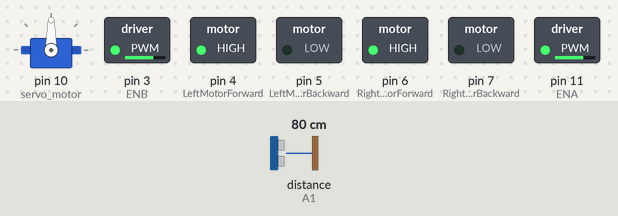
A sketch run on a simulated Arduino Uno, built with avr-gcc and run on an emulated ATmega328P. Parts: servo, switched loads named in the sketch (green lamp = pin HIGH). The test bench sets the inputs (shaded band); at power-on: distance to the obstacle (sensor on A1) 80 cm. The echo pulse lasts 58.3 µs per cm.

Above: at 2.2 s.
2.3 s: distance to the obstacle (sensor on A1) set to 49 cm
3.8 s: distance to the obstacle (sensor on A1) set to 42 cm
At 5.3 s:
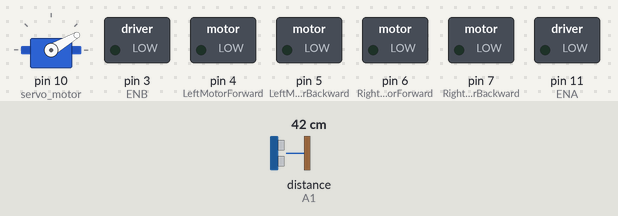
6.8 s: distance to the obstacle (sensor on A1) set to 60 cm
At 7.0 s:
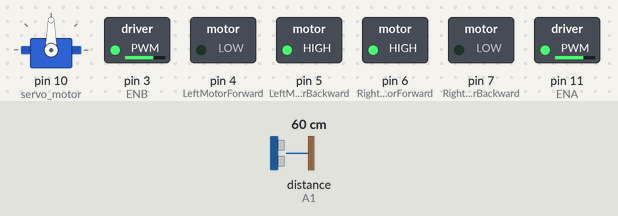
8.7 s: distance to the obstacle (sensor on A1) set to 2 cm
At 11.3 s:
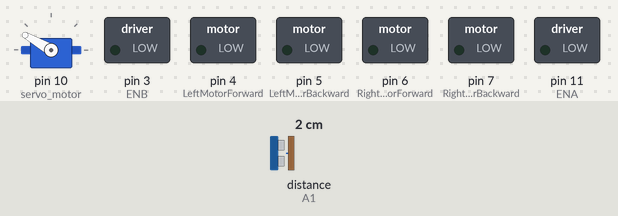
Timing chart, 0 to 12.7 s (numbered marks = the images above; inputs shaded):
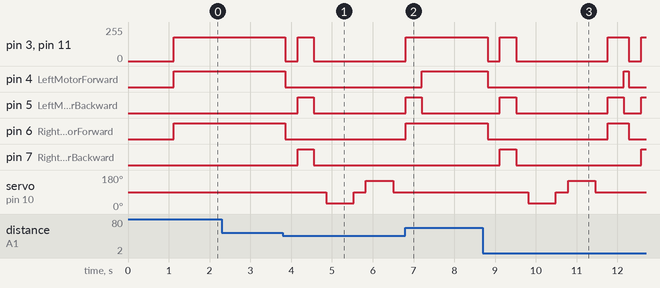

Measured:
- the behaviour switches between 45 and 44 cm on distance to the obstacle (sensor on A1) (found by bisection; images 0 and 1)
- after the input at 2.3 s, every drawn part: stays the same
- after the input at 3.8 s, pin 3 (ENB): 180/255 → 0/255 after 0.06 s, → 180/255 0.30 s later, → 0/255 0.40 s later; pin 4 (LeftMotorForward): HIGH → LOW after 0.06 s
- after the input at 6.8 s, pin 3 (ENB): goes on until 6.8 s, then stays 180/255; pin 4 (LeftMotorForward): goes on until 7.2 s, then stays HIGH
- after the input at 8.7 s, pin 3 (ENB): goes 0/255 0.30 s, 180/255 0.40 s, 0/255 2.2 s, 180/255 0.52 s, 0/255 0.30 s, then 180/255, starting after 0.12 s; pin 4 (LeftMotorForward): HIGH → LOW after 0.12 s, → HIGH 3.3 s later, → LOW 0.12 s later

The sketch:

obs_avd.ino
```cpp
/*
  Object Avoidance Robot with Speed Control

  This code controls a robot to move forward and avoid obstacles.
  It uses an ultrasonic sensor to detect distance and a servo motor to "look" left and right.
  Motor speed is controlled using the ENA and ENB pins of the L298N motor driver.
*/

#include <Servo.h>      // Standard library for servo motor control
#include <NewPing.h>    // Library for the ultrasonic sensor

// Define L298N Motor Driver Pins
// --- Motor A (Left) ---
const int ENA = 11; // Speed control (must be a PWM pin)
const int LeftMotorForward = 4;  // IN1
const int LeftMotorBackward = 5; // IN2

// --- Motor B (Right) ---
const int ENB = 3; // Speed control (must be a PWM pin)
const int RightMotorForward = 6;  // IN3
const int RightMotorBackward = 7; // IN4

// Define Ultrasonic Sensor Pins
#define trig_pin A2
#define echo_pin A1

// Configuration
#define maximum_distance 200 // Maximum distance (in cm) to ping for
const int OBSTACLE_DISTANCE = 45; // Distance to trigger avoidance logic
int motorSpeed = 180; // Motor speed (0-255). Start with a lower value and increase.

// Initialize libraries
NewPing sonar(trig_pin, echo_pin, maximum_distance);
Servo servo_motor;

void setup() {
  // Set all motor control pins as Outputs
  pinMode(ENA, OUTPUT);
  pinMode(ENB, OUTPUT);
  pinMode(RightMotorForward, OUTPUT);
  pinMode(LeftMotorForward, OUTPUT);
  pinMode(LeftMotorBackward, OUTPUT);
  pinMode(RightMotorBackward, OUTPUT);

  // Attach the servo to its pin and center it
  servo_motor.attach(10);
  servo_motor.write(90
  ); // Centered position
  delay(1000); // Wait for servo to center
}

void loop() {
  int distance = readPing();
  delay(50); // Small delay between pings

  if (distance <= OBSTACLE_DISTANCE) {
    // Obstacle detected!
    moveStop();
    delay(300);
    moveBackward();
    delay(400);
    moveStop();
    delay(300);

    // Look for the clearest path
    int distanceRight = lookRight();
    delay(300);
    int distanceLeft = lookLeft();
    delay(300);

    // Decide which way to turn
    if (distanceRight > distanceLeft) {
      turnRight();
    } else {
      turnLeft();
    }
  } else {
    // Path is clear, move forward
    moveForward();
  }
}

// === Sensor Functions ===

int lookRight() {
  servo_motor.write(30); // Point servo to the right
  delay(500);
  int distance = readPing();
  delay(100);
  servo_motor.write(90); // Return to center
  return distance;
}

int lookLeft() {
  servo_motor.write(150); // Point servo to the left
  delay(500);
  int distance = readPing();
  delay(100);
  servo_motor.write(90); // Return to center
  return distance;
}

int readPing() {
  delay(70); // Wait 70ms between pings
  int cm = sonar.ping_cm();
  if (cm == 0) {
    cm = 250; // If no ping, assume it's far away
  }
  return cm;
}

// === Motor Control Functions ===

void moveStop() {
  // Set speed to 0 to stop the motors
  analogWrite(ENA, 0);
  analogWrite(ENB, 0);
  // Also set direction pins to LOW as a good practice
  digitalWrite(RightMotorForward, LOW);
  digitalWrite(LeftMotorForward, LOW);
  digitalWrite(RightMotorBackward, LOW);
  digitalWrite(LeftMotorBackward, LOW);
}

void moveForward() {
  // Set direction for both motors to forward
  digitalWrite(LeftMotorForward, HIGH);
  digitalWrite(LeftMotorBackward, LOW);
  digitalWrite(RightMotorForward, HIGH);
  digitalWrite(RightMotorBackward, LOW);

  // Set the speed
  analogWrite(ENA, motorSpeed);
  analogWrite(ENB, motorSpeed);
}

void moveBackward() {
  // Set direction for both motors to backward
  digitalWrite(LeftMotorForward, LOW);
  digitalWrite(LeftMotorBackward, HIGH);
  digitalWrite(RightMotorForward, LOW);
  digitalWrite(RightMotorBackward, HIGH);

  // Set the speed
  analogWrite(ENA, motorSpeed);
  analogWrite(ENB, motorSpeed);
}

void turnRight() {
  // Left motor forward, Right motor backward
  digitalWrite(LeftMotorForward, HIGH);
  digitalWrite(LeftMotorBackward, LOW);
  digitalWrite(RightMotorForward, LOW);
  digitalWrite(RightMotorBackward, HIGH);

  // Set the speed
  analogWrite(ENA, motorSpeed);
  analogWrite(ENB, motorSpeed);

  delay(400); // Turn duration - adjust as needed

  // After turning, continue forward
  moveForward();
}

void turnLeft() {
  // Left motor backward, Right motor forward
  digitalWrite(LeftMotorForward, LOW);
  digitalWrite(LeftMotorBackward, HIGH);
  digitalWrite(RightMotorForward, HIGH);
  digitalWrite(RightMotorBackward, LOW);

  // Set the speed
  analogWrite(ENA, motorSpeed);
  analogWrite(ENB, motorSpeed);

  delay(400); // Turn duration - adjust as needed

  // After turning, continue forward
  moveForward();
}
```
